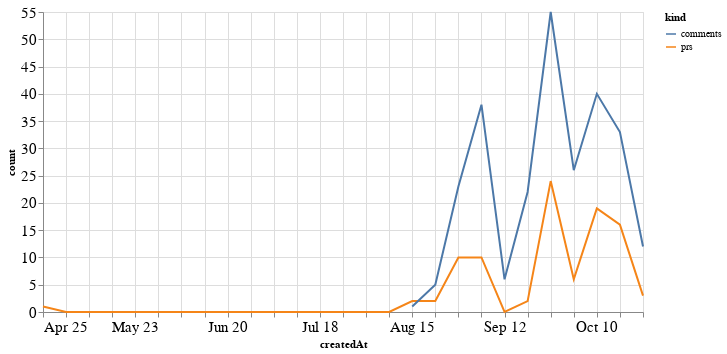

This figure's notebook cell:
### Code cell
alt.Chart(total_time, width=600).mark_line().encode(
    x='createdAt',
    y='count',
    color='kind'
)

### Figure 1 — Vega-Lite specification as saved in the notebook (floating-point values rounded to 4 significant figures)
{"config": {"axisLeft": {"labelFontSize": 15}, "axisBottom": {"labelFontSize": 15}}, "data": {"name": "data-76329d3839362b6faea174a874d150da"}, "mark": "line", "encoding": {"color": {"type": "nominal", "field": "kind"}, "x": {"type": "temporal", "field": "createdAt"}, "y": {"type": "quantitative", "field": "count"}}, "width": 600, "$schema": "https://vega.github.io/schema/vega-lite/v4.8.1.json", "datasets": {"data-76329d3839362b6faea174a874d150da": [{"createdAt": "2021-04-25T00:00:00", "kind": "prs", "count": 1.0}, {"createdAt": "2021-05-02T00:00:00", "kind": "prs", "count": 0.0}, {"createdAt": "2021-05-09T00:00:00", "kind": "prs", "count": 0.0}, {"createdAt": "2021-05-16T00:00:00", "kind": "prs", "count": 0.0}, {"createdAt": "2021-05-23T00:00:00", "kind": "prs", "count": 0.0}, {"createdAt": "2021-05-30T00:00:00", "kind": "prs", "count": 0.0}, {"createdAt": "2021-06-06T00:00:00", "kind": "prs", "count": 0.0}, {"createdAt": "2021-06-13T00:00:00", "kind": "prs", "count": 0.0}, {"createdAt": "2021-06-20T00:00:00", "kind": "prs", "count": 0.0}, {"createdAt": "2021-06-27T00:00:00", "kind": "prs", "count": 0.0}, {"createdAt": "2021-07-04T00:00:00", "kind": "prs", "count": 0.0}, {"createdAt": "2021-07-11T00:00:00", "kind": "prs", "count": 0.0}, {"createdAt": "2021-07-18T00:00:00", "kind": "prs", "count": 0.0}, {"createdAt": "2021-07-25T00:00:00", "kind": "prs", "count": 0.0}, {"createdAt": "2021-08-01T00:00:00", "kind": "prs", "count": 0.0}, {"createdAt": "2021-08-08T00:00:00", "kind": "prs", "count": 0.0}, {"createdAt": "2021-08-15T00:00:00", "kind": "prs", "count": 2.0}, {"createdAt": "2021-08-22T00:00:00", "kind": "prs", "count": 2.0}, {"createdAt": "2021-08-29T00:00:00", "kind": "prs", "count": 10.0}, {"createdAt": "2021-09-05T00:00:00", "kind": "prs", "count": 10.0}, {"createdAt": "2021-09-12T00:00:00", "kind": "prs", "count": 0.0}, {"createdAt": "2021-09-19T00:00:00", "kind": "prs", "count": 2.0}, {"createdAt": "2021-09-26T00:00:00", "kind": "prs", "count": 24.0}, {"createdAt": "2021-10-03T00:00:00", "kind": "prs", "count": 6.0}, {"createdAt": "2021-10-10T00:00:00", "kind": "prs", "count": 19.0}, {"createdAt": "2021-10-17T00:00:00", "kind": "prs", "count": 16.0}, {"createdAt": "2021-10-24T00:00:00", "kind": "prs", "count": 3.0}, {"createdAt": "2021-04-25T00:00:00", "kind": "comments", "count": null}, {"createdAt": "2021-05-02T00:00:00", "kind": "comments", "count": null}, {"createdAt": "2021-05-09T00:00:00", "kind": "comments", "count": null}, {"createdAt": "2021-05-16T00:00:00", "kind": "comments", "count": null}, {"createdAt": "2021-05-23T00:00:00", "kind": "comments", "count": null}, {"createdAt": "2021-05-30T00:00:00", "kind": "comments", "count": null}, {"createdAt": "2021-06-06T00:00:00", "kind": "comments", "count": null}, {"createdAt": "2021-06-13T00:00:00", "kind": "comments", "count": null}, {"createdAt": "2021-06-20T00:00:00", "kind": "comments", "count": null}, {"createdAt": "2021-06-27T00:00:00", "kind": "comments", "count": null}, {"createdAt": "2021-07-04T00:00:00", "kind": "comments", "count": null}, {"createdAt": "2021-07-11T00:00:00", "kind": "comments", "count": null}, {"createdAt": "2021-07-18T00:00:00", "kind": "comments", "count": null}, {"createdAt": "2021-07-25T00:00:00", "kind": "comments", "count": null}, {"createdAt": "2021-08-01T00:00:00", "kind": "comments", "count": null}, {"createdAt": "2021-08-08T00:00:00", "kind": "comments", "count": null}, {"createdAt": "2021-08-15T00:00:00", "kind": "comments", "count": 1.0}, {"createdAt": "2021-08-22T00:00:00", "kind": "comments", "count": 5.0}, {"createdAt": "2021-08-29T00:00:00", "kind": "comments", "count": 23.0}, {"createdAt": "2021-09-05T00:00:00", "kind": "comments", "count": 38.0}, {"createdAt": "2021-09-12T00:00:00", "kind": "comments", "count": 6.0}, {"createdAt": "2021-09-19T00:00:00", "kind": "comments", "count": 22.0}, {"createdAt": "2021-09-26T00:00:00", "kind": "comments", "count": 55.0}, {"createdAt": "2021-10-03T00:00:00", "kind": "comments", "count": 26.0}, {"createdAt": "2021-10-10T00:00:00", "kind": "comments", "count": 40.0}, {"createdAt": "2021-10-17T00:00:00", "kind": "comments", "count": 33.0}, {"createdAt": "2021-10-24T00:00:00", "kind": "comments", "count": 12.0}]}}
